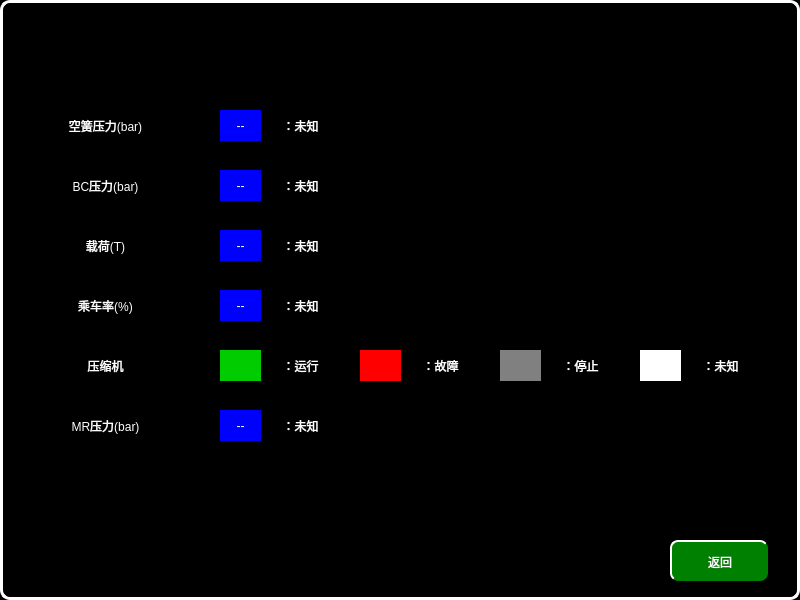
<?xml version="1.0" encoding="UTF-8"?>
<ui version="4.0">
 <class>VehicleBCUHelpPage2</class>
 <widget class="QWidget" name="VehicleBCUHelpPage2">
  <property name="geometry">
   <rect>
    <x>0</x>
    <y>0</y>
    <width>800</width>
    <height>600</height>
   </rect>
  </property>
  <property name="windowTitle">
   <string>Form</string>
  </property>
  <property name="styleSheet">
   <string notr="true">QWidget
{
	background-color:black;
}
QPushButton
{
	font: 20px, &quot;微软雅黑&quot;;
    color: white;
		border-radius:8px;
	background-color: rgb(0, 128, 0);
    border-top: 2px solid white;
	border-left: 2px solid white;

}

QLabel
{
	font: 20px, &quot;微软雅黑&quot;;
	color:white;
	background-color:black;
}</string>
  </property>
  <widget class="QLabel" name="label_49">
   <property name="geometry">
    <rect>
     <x>690</x>
     <y>350</y>
     <width>61</width>
     <height>31</height>
    </rect>
   </property>
   <property name="styleSheet">
    <string notr="true">	font: 16px, &quot;微软雅黑&quot;;
</string>
   </property>
   <property name="text">
    <string>：未知</string>
   </property>
   <property name="alignment">
    <set>Qt::AlignCenter</set>
   </property>
  </widget>
  <widget class="QLabel" name="label_3">
   <property name="geometry">
    <rect>
     <x>40</x>
     <y>340</y>
     <width>131</width>
     <height>51</height>
    </rect>
   </property>
   <property name="text">
    <string>压缩机</string>
   </property>
   <property name="alignment">
    <set>Qt::AlignCenter</set>
   </property>
  </widget>
  <widget class="QLabel" name="label_43">
   <property name="geometry">
    <rect>
     <x>270</x>
     <y>170</y>
     <width>61</width>
     <height>31</height>
    </rect>
   </property>
   <property name="styleSheet">
    <string notr="true">	font: 16px, &quot;微软雅黑&quot;;
</string>
   </property>
   <property name="text">
    <string>：未知</string>
   </property>
   <property name="alignment">
    <set>Qt::AlignCenter</set>
   </property>
  </widget>
  <widget class="QLabel" name="label_23">
   <property name="geometry">
    <rect>
     <x>220</x>
     <y>110</y>
     <width>41</width>
     <height>31</height>
    </rect>
   </property>
   <property name="styleSheet">
    <string notr="true">font: 16px, &quot;微软雅黑&quot;;color:white;background-color:blue</string>
   </property>
   <property name="text">
    <string>--</string>
   </property>
   <property name="alignment">
    <set>Qt::AlignCenter</set>
   </property>
  </widget>
  <widget class="QLabel" name="label_5">
   <property name="geometry">
    <rect>
     <x>40</x>
     <y>410</y>
     <width>131</width>
     <height>31</height>
    </rect>
   </property>
   <property name="text">
    <string>MR压力(bar)</string>
   </property>
   <property name="alignment">
    <set>Qt::AlignCenter</set>
   </property>
  </widget>
  <widget class="QPushButton" name="pushButton">
   <property name="geometry">
    <rect>
     <x>670</x>
     <y>540</y>
     <width>98</width>
     <height>41</height>
    </rect>
   </property>
   <property name="focusPolicy">
    <enum>Qt::NoFocus</enum>
   </property>
   <property name="text">
    <string>返回</string>
   </property>
  </widget>
  <widget class="QLabel" name="label_51">
   <property name="geometry">
    <rect>
     <x>270</x>
     <y>230</y>
     <width>61</width>
     <height>31</height>
    </rect>
   </property>
   <property name="styleSheet">
    <string notr="true">	font: 16px, &quot;微软雅黑&quot;;
</string>
   </property>
   <property name="text">
    <string>：未知</string>
   </property>
   <property name="alignment">
    <set>Qt::AlignCenter</set>
   </property>
  </widget>
  <widget class="QLabel" name="label_98">
   <property name="geometry">
    <rect>
     <x>0</x>
     <y>0</y>
     <width>800</width>
     <height>600</height>
    </rect>
   </property>
   <property name="styleSheet">
    <string notr="true">border:3px solid white;
border-radius:10px</string>
   </property>
   <property name="text">
    <string/>
   </property>
   <property name="alignment">
    <set>Qt::AlignCenter</set>
   </property>
  </widget>
  <widget class="QLabel" name="label_50">
   <property name="geometry">
    <rect>
     <x>270</x>
     <y>410</y>
     <width>61</width>
     <height>31</height>
    </rect>
   </property>
   <property name="styleSheet">
    <string notr="true">	font: 16px, &quot;微软雅黑&quot;;
</string>
   </property>
   <property name="text">
    <string>：未知</string>
   </property>
   <property name="alignment">
    <set>Qt::AlignCenter</set>
   </property>
  </widget>
  <widget class="QLabel" name="label_2">
   <property name="geometry">
    <rect>
     <x>40</x>
     <y>230</y>
     <width>131</width>
     <height>31</height>
    </rect>
   </property>
   <property name="text">
    <string>载荷(T)</string>
   </property>
   <property name="alignment">
    <set>Qt::AlignCenter</set>
   </property>
  </widget>
  <widget class="QLabel" name="label_25">
   <property name="geometry">
    <rect>
     <x>360</x>
     <y>350</y>
     <width>41</width>
     <height>31</height>
    </rect>
   </property>
   <property name="styleSheet">
    <string notr="true">font: 16px, &quot;微软雅黑&quot;;color:white;background-color:red</string>
   </property>
   <property name="text">
    <string/>
   </property>
   <property name="alignment">
    <set>Qt::AlignCenter</set>
   </property>
  </widget>
  <widget class="QLabel" name="label_48">
   <property name="geometry">
    <rect>
     <x>270</x>
     <y>290</y>
     <width>61</width>
     <height>31</height>
    </rect>
   </property>
   <property name="styleSheet">
    <string notr="true">	font: 16px, &quot;微软雅黑&quot;;
</string>
   </property>
   <property name="text">
    <string>：未知</string>
   </property>
   <property name="alignment">
    <set>Qt::AlignCenter</set>
   </property>
  </widget>
  <widget class="QLabel" name="label_8">
   <property name="geometry">
    <rect>
     <x>40</x>
     <y>280</y>
     <width>131</width>
     <height>51</height>
    </rect>
   </property>
   <property name="text">
    <string>乘车率(%)</string>
   </property>
   <property name="alignment">
    <set>Qt::AlignCenter</set>
   </property>
  </widget>
  <widget class="QLabel" name="label_31">
   <property name="geometry">
    <rect>
     <x>270</x>
     <y>350</y>
     <width>61</width>
     <height>31</height>
    </rect>
   </property>
   <property name="styleSheet">
    <string notr="true">	font: 16px, &quot;微软雅黑&quot;;
</string>
   </property>
   <property name="text">
    <string>：运行</string>
   </property>
   <property name="alignment">
    <set>Qt::AlignCenter</set>
   </property>
  </widget>
  <widget class="QLabel" name="label_7">
   <property name="geometry">
    <rect>
     <x>40</x>
     <y>160</y>
     <width>131</width>
     <height>51</height>
    </rect>
   </property>
   <property name="text">
    <string>BC压力(bar)</string>
   </property>
   <property name="alignment">
    <set>Qt::AlignCenter</set>
   </property>
  </widget>
  <widget class="QLabel" name="label_19">
   <property name="geometry">
    <rect>
     <x>220</x>
     <y>350</y>
     <width>41</width>
     <height>31</height>
    </rect>
   </property>
   <property name="styleSheet">
    <string notr="true">font: 16px, &quot;微软雅黑&quot;;color:white;background-color:rgb(0,204,0);</string>
   </property>
   <property name="text">
    <string/>
   </property>
   <property name="alignment">
    <set>Qt::AlignCenter</set>
   </property>
  </widget>
  <widget class="QLabel" name="label">
   <property name="geometry">
    <rect>
     <x>40</x>
     <y>110</y>
     <width>131</width>
     <height>31</height>
    </rect>
   </property>
   <property name="text">
    <string>空簧压力(bar)</string>
   </property>
   <property name="alignment">
    <set>Qt::AlignCenter</set>
   </property>
  </widget>
  <widget class="QLabel" name="label_40">
   <property name="geometry">
    <rect>
     <x>270</x>
     <y>110</y>
     <width>61</width>
     <height>31</height>
    </rect>
   </property>
   <property name="styleSheet">
    <string notr="true">	font: 16px, &quot;微软雅黑&quot;;
</string>
   </property>
   <property name="text">
    <string>：未知</string>
   </property>
   <property name="alignment">
    <set>Qt::AlignCenter</set>
   </property>
  </widget>
  <widget class="QLabel" name="label_38">
   <property name="geometry">
    <rect>
     <x>410</x>
     <y>350</y>
     <width>61</width>
     <height>31</height>
    </rect>
   </property>
   <property name="styleSheet">
    <string notr="true">	font: 16px, &quot;微软雅黑&quot;;
</string>
   </property>
   <property name="text">
    <string>：故障</string>
   </property>
   <property name="alignment">
    <set>Qt::AlignCenter</set>
   </property>
  </widget>
  <widget class="QLabel" name="label_24">
   <property name="geometry">
    <rect>
     <x>220</x>
     <y>170</y>
     <width>41</width>
     <height>31</height>
    </rect>
   </property>
   <property name="styleSheet">
    <string notr="true">font: 16px, &quot;微软雅黑&quot;;color:white;background-color:blue</string>
   </property>
   <property name="text">
    <string>--</string>
   </property>
   <property name="alignment">
    <set>Qt::AlignCenter</set>
   </property>
  </widget>
  <widget class="QLabel" name="label_26">
   <property name="geometry">
    <rect>
     <x>220</x>
     <y>290</y>
     <width>41</width>
     <height>31</height>
    </rect>
   </property>
   <property name="styleSheet">
    <string notr="true">font: 16px, &quot;微软雅黑&quot;;color:white;background-color:blue</string>
   </property>
   <property name="text">
    <string>--</string>
   </property>
   <property name="alignment">
    <set>Qt::AlignCenter</set>
   </property>
  </widget>
  <widget class="QLabel" name="label_27">
   <property name="geometry">
    <rect>
     <x>220</x>
     <y>230</y>
     <width>41</width>
     <height>31</height>
    </rect>
   </property>
   <property name="styleSheet">
    <string notr="true">font: 16px, &quot;微软雅黑&quot;;color:white;background-color:blue</string>
   </property>
   <property name="text">
    <string>--</string>
   </property>
   <property name="alignment">
    <set>Qt::AlignCenter</set>
   </property>
  </widget>
  <widget class="QLabel" name="label_28">
   <property name="geometry">
    <rect>
     <x>220</x>
     <y>410</y>
     <width>41</width>
     <height>31</height>
    </rect>
   </property>
   <property name="styleSheet">
    <string notr="true">font: 16px, &quot;微软雅黑&quot;;color:white;background-color:blue</string>
   </property>
   <property name="text">
    <string>--</string>
   </property>
   <property name="alignment">
    <set>Qt::AlignCenter</set>
   </property>
  </widget>
  <widget class="QLabel" name="label_29">
   <property name="geometry">
    <rect>
     <x>640</x>
     <y>350</y>
     <width>41</width>
     <height>31</height>
    </rect>
   </property>
   <property name="styleSheet">
    <string notr="true">font: 16px, &quot;微软雅黑&quot;;color:white;background-color:white;</string>
   </property>
   <property name="text">
    <string/>
   </property>
   <property name="alignment">
    <set>Qt::AlignCenter</set>
   </property>
  </widget>
  <widget class="QLabel" name="label_30">
   <property name="geometry">
    <rect>
     <x>500</x>
     <y>350</y>
     <width>41</width>
     <height>31</height>
    </rect>
   </property>
   <property name="styleSheet">
    <string notr="true">font: 16px, &quot;微软雅黑&quot;;color:white;background-color:gray</string>
   </property>
   <property name="text">
    <string/>
   </property>
   <property name="alignment">
    <set>Qt::AlignCenter</set>
   </property>
  </widget>
  <widget class="QLabel" name="label_39">
   <property name="geometry">
    <rect>
     <x>550</x>
     <y>350</y>
     <width>61</width>
     <height>31</height>
    </rect>
   </property>
   <property name="styleSheet">
    <string notr="true">	font: 16px, &quot;微软雅黑&quot;;
</string>
   </property>
   <property name="text">
    <string>：停止</string>
   </property>
   <property name="alignment">
    <set>Qt::AlignCenter</set>
   </property>
  </widget>
  <zorder>label_98</zorder>
  <zorder>label_49</zorder>
  <zorder>label_3</zorder>
  <zorder>label_43</zorder>
  <zorder>label_23</zorder>
  <zorder>label_5</zorder>
  <zorder>pushButton</zorder>
  <zorder>label_51</zorder>
  <zorder>label_50</zorder>
  <zorder>label_2</zorder>
  <zorder>label_25</zorder>
  <zorder>label_48</zorder>
  <zorder>label_8</zorder>
  <zorder>label_31</zorder>
  <zorder>label_7</zorder>
  <zorder>label_19</zorder>
  <zorder>label</zorder>
  <zorder>label_40</zorder>
  <zorder>label_38</zorder>
  <zorder>label_24</zorder>
  <zorder>label_26</zorder>
  <zorder>label_27</zorder>
  <zorder>label_28</zorder>
  <zorder>label_29</zorder>
  <zorder>label_30</zorder>
  <zorder>label_39</zorder>
 </widget>
 <resources/>
 <connections/>
</ui>
